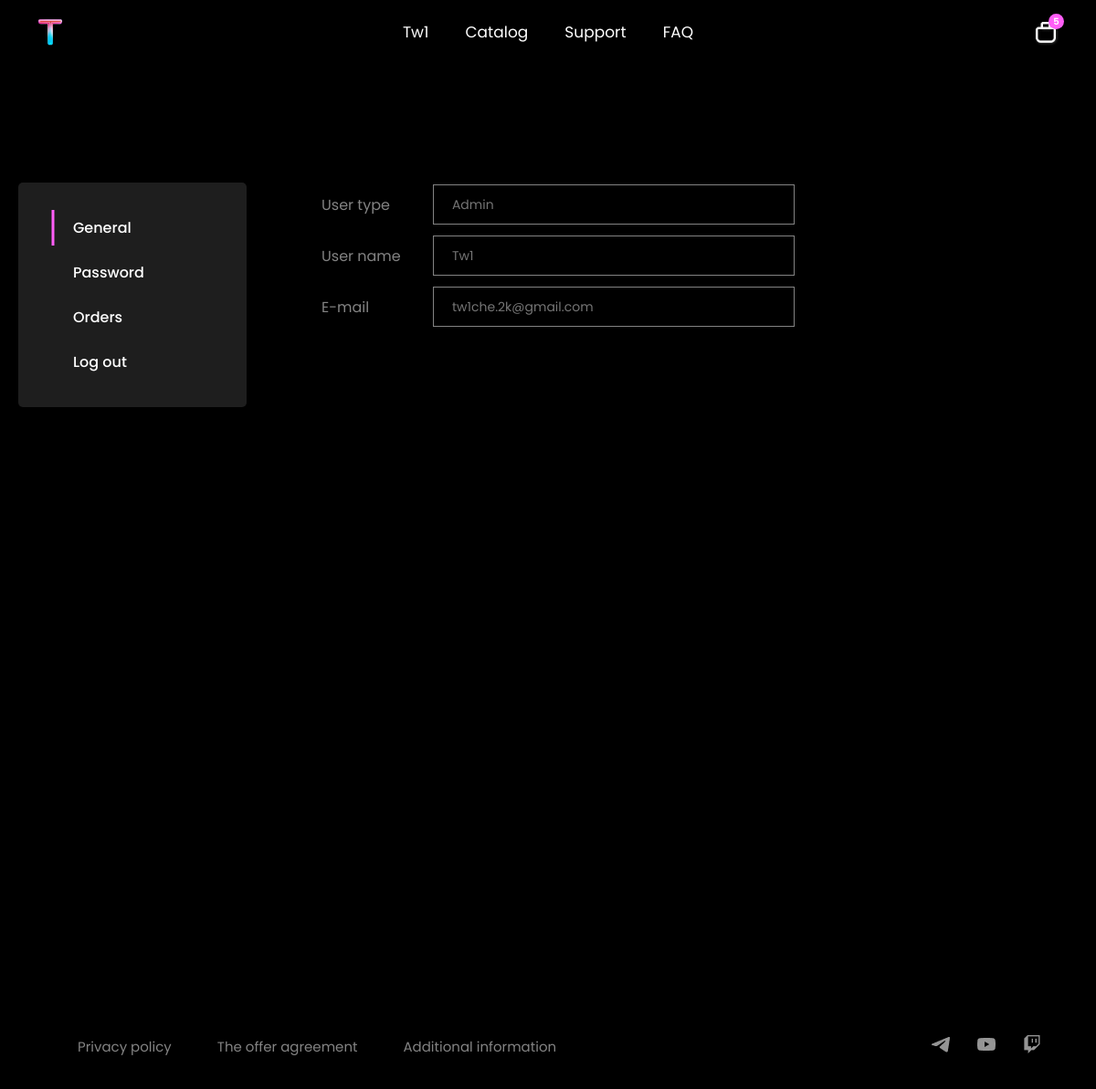
The page /profile/common (signed in) on the database its author committed.
### website/models.py (models this page shows, shortened)
class User(db.Model, UserMixin):
    __tablename__ = 'user'
    id = db.Column(db.Integer, primary_key=True)
    type = db.Column(db.String(150), default='User')
    email = db.Column(db.String(150), unique=True)
    password = db.Column(db.String(300))
    nickname = db.Column(db.String(150))
    comments = db.relationship('Comment', backref='user', lazy=True, cascade="all, delete-orphan")
    carts = db.relationship('Cart', backref='user', lazy=True, cascade="all, delete-orphan")
    orders = db.relationship('Order', backref='user', lazy=True)
    messages = db.relationship('Message', backref='user', lazy=True, cascade="all, delete-orphan")

### website/views.py (the view)
@views.route('/profile/common')
@login_required
def profile_common():
    items_cart = get_items_cart()
    return render_template('profile_common.html',
                           user=current_user,
                           items_cart=items_cart)

### website/views.py (called while the page is built)
def get_items_cart():
    total_quantity = db.session.query(func.sum(Cart.quantity)).filter_by(user_email=current_user.email).scalar()
    return total_quantity

### website/templates/profile_common.html (shortened to what this page needs)
{% extends "base.html" %}
{% block content %}
<div class="profile_main_contener">
    <nav>
        <ul>
            <li class="active_li" onclick="window.location.href='/profile/common'">General</li>
            <li onclick="window.location.href='/profile/password'">Password</li>
            <li onclick="window.location.href='/profile/orders'">Orders</li>
            <li onclick="window.location.href='/logout'">Log out</li>
        </ul>
    </nav>
    <div class="panel">
        <table>
            <tr>
                <td>User type</td>
                <td><input type="text" placeholder="{{user.type}}" disabled></td>
            </tr>
            <tr>
                <td>User name</td>
                <td><input type="text" placeholder="{{user.nickname}}" disabled></td>
            </tr>
            <tr>
                <td>E-mail</td>
                <td><input type="text" placeholder="{{user.email}}" disabled></td>
            </tr>
        </table>
    </div>
</div>
{% endblock %}

### website/templates/base.html (shortened to what this page needs)
<!DOCTYPE html>
<html>
  <head>
    <link rel="stylesheet" href="{{ url_for('static', filename='css/base.css') }}">
    <link rel="stylesheet" href="{{ url_for('static', filename='css/adaptiv.css') }}">
  </head>
  <body>
    <header class="fixed-header">
      <div class="header-content">
          <div class="left-content">
              <nav>
                  <ul>
                      <li onclick="window.location.href='/'">
                          <img id="logo" src="{{ url_for('static', filename='img/logo.png')}}" alt="logo">
                      </li>
                  </ul>
                </nav>
            </div>
            <div class="center-content dropdown-content">
              <nav>
                  <ul>
                      <li onclick="window.location.href='/account'">
                          {% if user.is_authenticated %}
                              <a>{{ user.nickname }}</a>
                          {% else %}
                              <a>Account</a>
                          {% endif %}
                      </li>
                      <li id="catalogLink">
                          <a>Catalog</a>
                      </li>
                      <li>
                          <a href="https://t.me/+wyE9yJueXZw1ZmFi" target="_blank">Support</a>
                      </li>
                      <li onclick="window.location.href='/faq'">
                          <a>FAQ</a>
                      </li>
                  </ul>
              </nav>
          </div>
          <div class="right-content">
              <nav>
                  <ul>
                      <li onclick="window.location.href='/cart'">
                          <div class="count_cont">
                              <img src="{{ url_for('static', filename='img/cart.png')}}" alt="Cart" class="cart-image">
                              {% if items_cart %}
                                  <div class="item_count">{{ items_cart }}</div>
                              {% endif %}
                          </div>
                      </li>
                  </ul>
              </nav>
          </div>
      </div>
  </header>
    <main>
      <div class="cont" style = "width: 100%;">
        {% block content %}
        {% endblock %}
      </div>
        </main>
        <footer>
          <div class = "fot_cont_text">
            <div onclick="window.location.href='/privacy'">Privacy policy</div>
            <div onclick="window.location.href='/offer'">The offer agreement</div>
            <div onclick="window.location.href='/info'">Additional information</div>
        </div>
        <div class = "fot_cont_img">
          <a href="https://t.me/Tw1_TV" target="_blank">
            <img src="{{ url_for('static', filename='img/telegram.png')}}" alt="">
          </a>
          <a href="https://www.youtube.com/channel/UCBsJKKsALtclr1GFcGkJn2A" target="_blank">
            <img src="{{ url_for('static', filename='img/youtube.png')}}" alt="">
          </a>
          <a href="https://www.twitch.tv/mr_tw1" target="_blank">
            <img src="{{ url_for('static', filename='img/twitch.png')}}" alt="">
          </a>
        </div>
      </footer>
  </body>
</html>

### website/static/css/base.css (style rules this page uses)
* { margin: 0; padding: 0; font-family: Poppins, sans-serif; }
html { margin: 0; color:white; width: 100%; height: 100%; }
body { display: flex; flex-direction: column; min-height: 100vh; background-color: black; font-family: Poppins, sans-serif; color: white; opacity: 0; transition: opacity 0.2s ease; }
body.loaded { opacity: 1; }
.fixed-header { background-color: transparent; color: white; position: fixed; top: 0; left: 0; width: 100%; text-align: left; z-index: 2; transition: background-color 0.5s; }
.header-content { display: flex; justify-content: space-between; align-items: center; font-size: 17px; margin: 10px 30px; }
.header-content nav ul { list-style: none; margin: 0; padding: 0; display: flex; }
.left-content, .center-content, .right-content { display: flex; align-items: center; }
.header-content .left-content nav ul { display: flex; justify-content: center; align-items: center; text-align: center; vertical-align: middle; }
.header-content .center-content nav ul { display: flex; justify-content: center; align-items: center; text-align: center; vertical-align: middle; }
.header-content .left-content nav ul li { margin: 0 40px 0 0; cursor: pointer; }
.header-content .center-content nav ul li { margin: 0 40px 0 0; cursor: pointer; }
.header-content .center-content nav ul li a { color: white; text-decoration: none; display: flex; justify-content: center; align-items: center; text-align: center; vertical-align: middle; }
.header-content .left-content nav ul li img { width: 50px; height: auto; display: flex; justify-content: center; align-items: center; text-align: center; vertical-align: middle; }
.right-content nav ul li .count_cont { position: relative; display: inline-flex; justify-content: center; align-items: center; text-align: center; vertical-align: middle; }
.right-content nav ul li .count_cont img { width: 50px; height: auto; cursor: pointer; }
.right-content nav ul li .count_cont .item_count { position: absolute; top: 5px; right: 5px; background-color: rgba(255, 94, 247, 1); color: white; border-radius: 50%; padding: 5px; font-size: 10px; width: 7px; height: 7px; display: flex; justify-content: center; align-items: center; font-weight: 600; }
main { width: 100%; }
footer { margin-top: 100px; display: flex; justify-content: space-between; align-items: center; height: 93px; background-color: #000000; color: rgb(131, 131, 131); font-size: 15px; width: 100%; }
.fot_cont_text { display: flex; gap: 10px; margin: 15px; padding-left: 50px; }
.fot_cont_text div { padding: 20px; cursor: pointer; }
.fot_cont_img { display: flex; gap: 10px; padding-right: 50px; cursor: pointer; }
.fot_cont_img a { padding: 10px; cursor: pointer; }
.fot_cont_img a img { width:20px; height:20px; cursor: pointer; }
input[type="text"], input[type="password"], input[type="email"]:focus { outline: none; background-color: black; color: white; }
.profile_main_contener { display: flex; flex-direction: row; padding-top: 200px; color: rgb(131, 131, 131); width: 100%; align-items: flex-start; min-height: 800px; }
.profile_main_contener nav { left: 20px; position: fixed; width: 250px; display: flex; flex-direction: column; text-align: left; padding: 20px 0; background-color: #1e1e1e; border-radius: 5px; z-index: 99; }
.profile_main_contener nav li { list-style-type: none; cursor: pointer; padding: 7px 60px; margin: 10px 0; height: 100%; font-weight: 500; transition: background-color 0.3s ease, color 0.3s ease; position: relative; color: white; }
.profile_main_contener nav li.active_li::before { content: ''; position: absolute; top: 0; left: 15%; transform: translateX(-50%); width: 3px; border: none; height: 100%; background-color: rgba(255, 94, 247, 1); }
.profile_main_contener .panel { height: 100%; margin: 0 auto; display: flex; flex-direction: column; top: 0; }
.panel table, .panel th, .panel td { border: none; text-align: left; }
.panel table { margin: 0 auto; width: 500px; }
.panel td { padding: 0; margin: 0; width: auto; padding: 0 20px 10px 0; }
.panel td input { color: white; align-items: center; padding: 10px 20px; width: 100%; height: 22px; background: black; border: 1px solid rgb(131, 131, 131); font-family: 'Poppins', sans-serif; margin: 0; font-size: 14px; }

### rows shown on the page
User: nickname "Tw1", type "Admin", email "tw1che.2k@gmail.com"

### other values the page prints
{{ items_cart }} "5"
